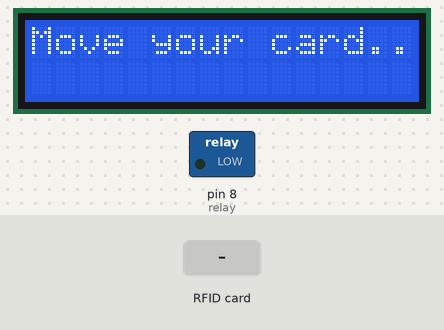
Bench run of a sketch on a simulated Arduino Uno, built with avr-gcc and run on an emulated ATmega328P. Shown: 16×2 character LCD, switched loads named in the sketch (green lamp = pin HIGH). The inputs (shaded band) are chosen by the test bench. Pins used as bus, display or sensor lines are not drawn.

Above: at 3.3 s.
3.4 s: RFID card 21 A9 B0 23 held to the reader
At 4.2 s:
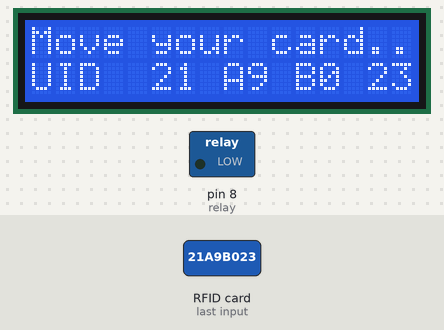
At 5.7 s:
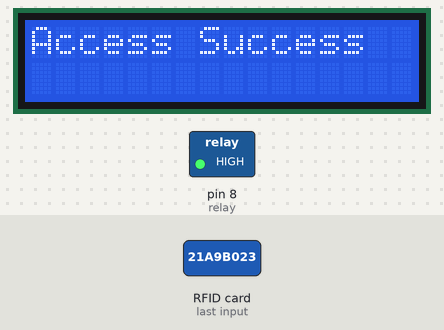
Timing chart, 0 to 8.9 s (numbered marks = the images above; inputs shaded):
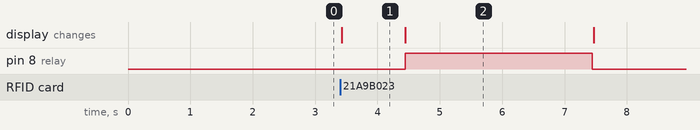

Measured:
- after the input at 3.4 s, pin 8 (relay): LOW → HIGH after 1.0 s, → LOW 3.0 s later; the display: changes at once (image 1)
- what the display in image 1 shows lasts 1.0 s, from 3.4 s to 4.4 s

The sketch:

sketch_jun11a.ino
```cpp
#include<SerialCommand.h>
#include<Wire.h>
#include<LiquidCrystal_I2C.h>
#include<SPI.h>
#include<MFRC522.h>
SerialCommand sCmd;
#define SS_PIN 10
#define RST_PIN 9
MFRC522 mfrc522(SS_PIN, RST_PIN); // Create MFRC522 instance.
LiquidCrystal_I2C lcd(0X27,16,2);
int relay = 8;
String defaultKey = "21 A9 B0 23";
String openDoor = "openDoor";
String closeDoor = "closeDoor";
void setup()
{
  SPI.begin();     // Initiate  SPI bus
  lcd.init();
  lcd.backlight();
  pinMode(relay, OUTPUT);
  digitalWrite(relay, LOW);
  mfrc522.PCD_Init(); // Initiate MFRC522
  lcd.setCursor(0,0);
  lcd.print("Move your card...");
  Serial.begin(115200);
  sCmd.addCommand("bat1", unlock);
  sCmd.addCommand("tat1", lock);
  sCmd.addCommand("bat2", del);
  sCmd.addCommand("tat2", swap);
  delay(2000);
}

void loop()
{
  if(Serial.available()){
  sCmd.readSerial();
  }
  if (!mfrc522.PICC_IsNewCardPresent())
  {
    return;
  }
  // Select one of the cards
  if (!mfrc522.PICC_ReadCardSerial())
  {
    return;
  }
  //Show UID on serial monitor
  lcd.setCursor(0,1);
  lcd.print("UID :");
  String content = "";
  byte letter;
  for (byte i = 0; i < mfrc522.uid.size; i++)
  {
    content.concat(String(mfrc522.uid.uidByte[i] < 0x10 ? " 0" : " "));
    content.concat(String(mfrc522.uid.uidByte[i], HEX));
  }
  content.toUpperCase();
  lcd.setCursor(4,1);
  lcd.print(content);
  delay(1000);
  if (content.substring(1) == defaultKey) //change here the UID of the card/cards that you want to give access
  {
    lcd.clear();
    lcd.setCursor(0, 0);
    lcd.print("Access Success");
    digitalWrite(relay, HIGH);
    delay(3000);
    digitalWrite(relay, LOW);
    printMenu();
    delay(3000);
  }
  else {
    lcd.clear();
    lcd.setCursor(0, 0);
    Serial.print("Access Denied");
    delay(3000);
    printMenu();
  }
}
void printMenu(){
  lcd.clear();
  lcd.setCursor(0, 0);
  lcd.print("Move your card ...");
}

void unlock(){
  lcd.clear();
  lcd.setCursor(0,0);
    lcd.print("Door open");
    digitalWrite(relay, HIGH);
}

void lock(){
  lcd.clear();
  lcd.setCursor(0,0);
      lcd.print("Door close");
      digitalWrite(relay, LOW);
}

void del(){
  defaultKey = "FF FF FF FF";
  lcd.clear();
  lcd.setCursor(0,0);
  lcd.print("Key Delete");
}

void swap(){
  while( ! mfrc522.PICC_IsNewCardPresent()){
  continue;
  }
  while( ! mfrc522.PICC_ReadCardSerial()){
  continue;
  }
  String newKey = "";
  for (byte i = 0; i < mfrc522.uid.size; i++){
  newKey.concat(String(mfrc522.uid.uidByte[i] < 0x10 ? " 0" : " "));
  newKey.concat(String(mfrc522.uid.uidByte[i], HEX));
  }
  newKey.toUpperCase();
  defaultKey = newKey.substring(1);
  lcd.clear();
  lcd.setCursor(0,0);
  lcd.print("Card Swapped");
}
```
